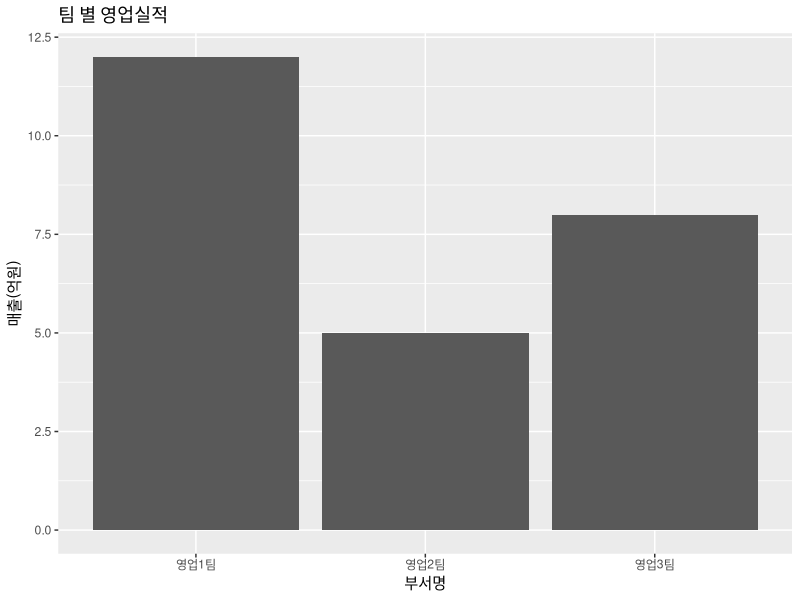
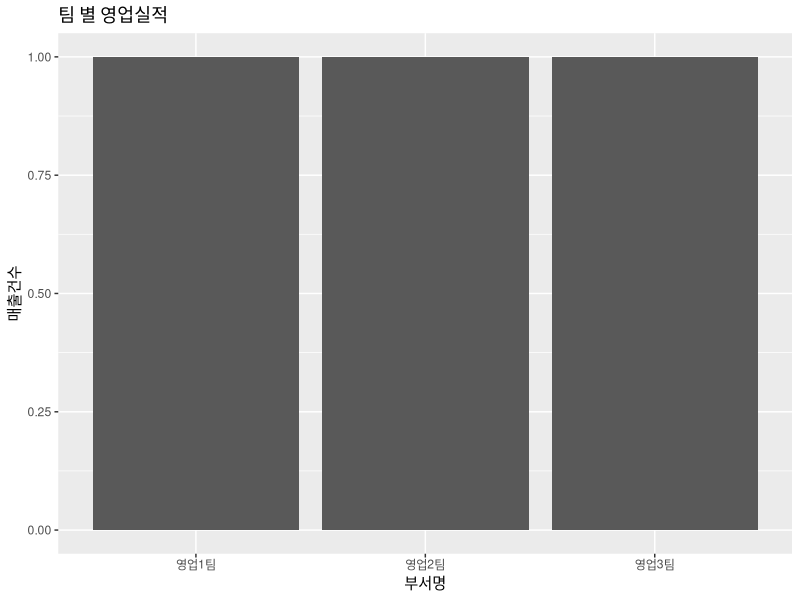
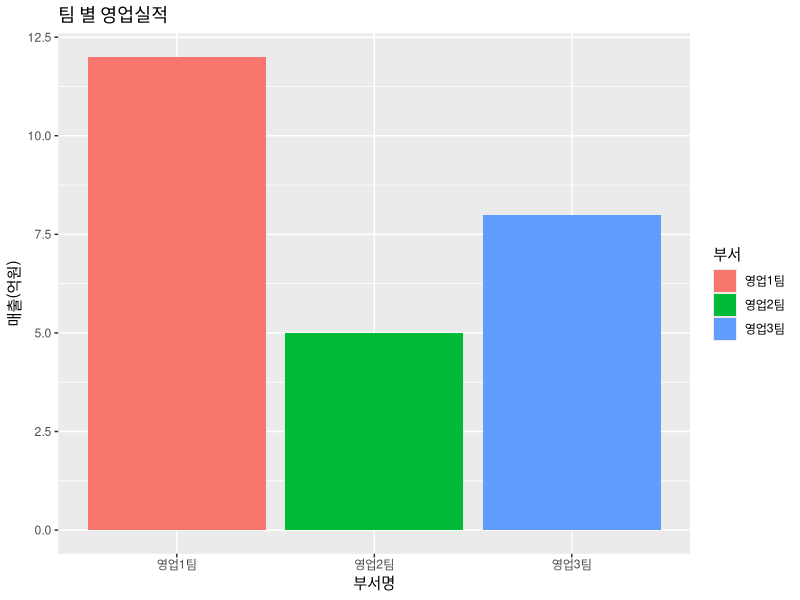
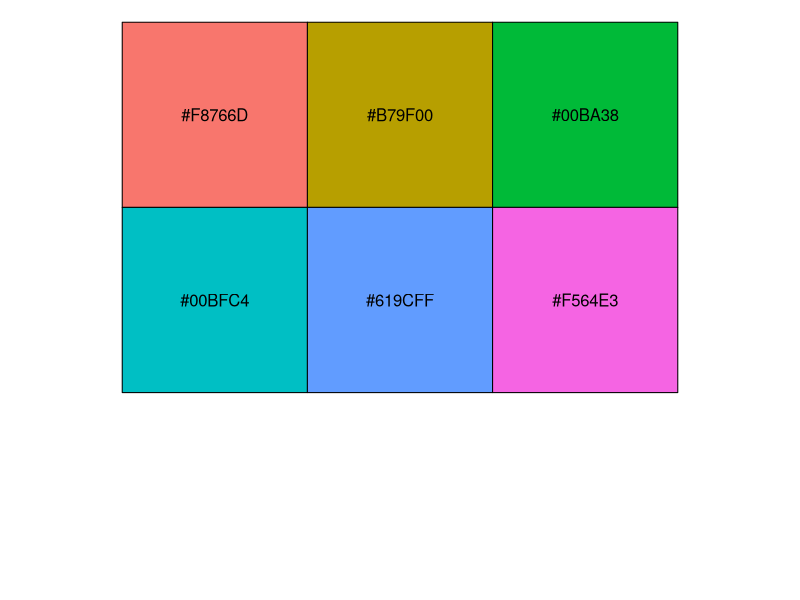
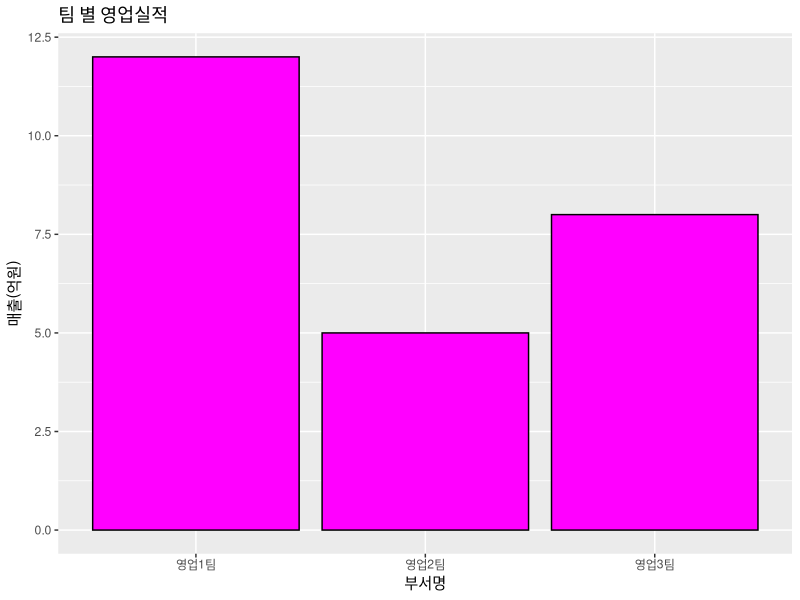
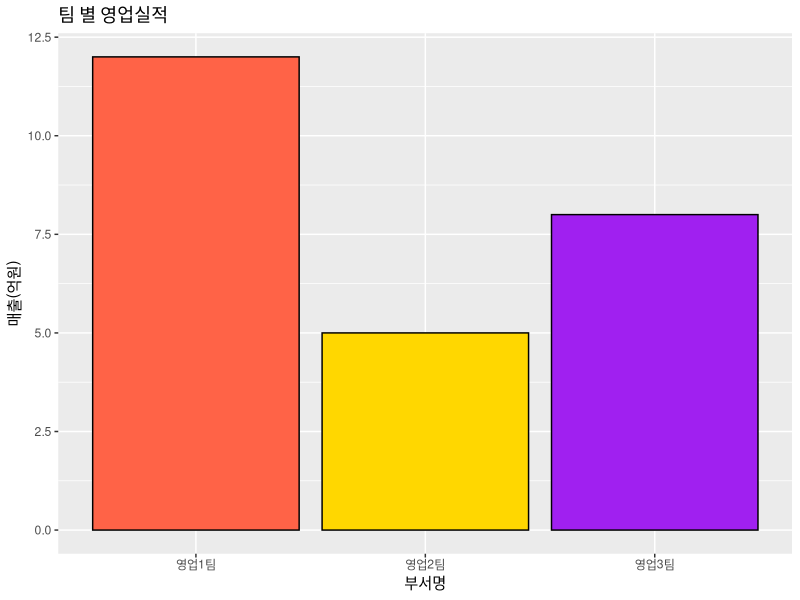
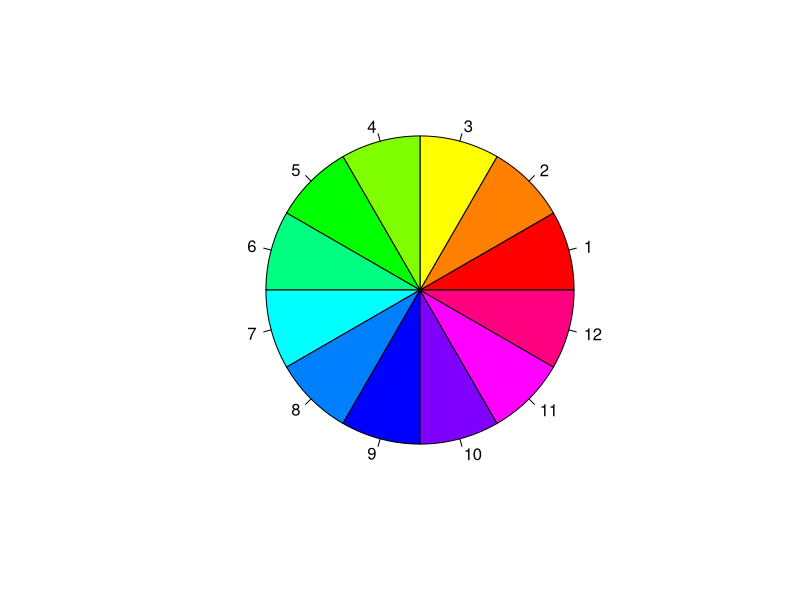
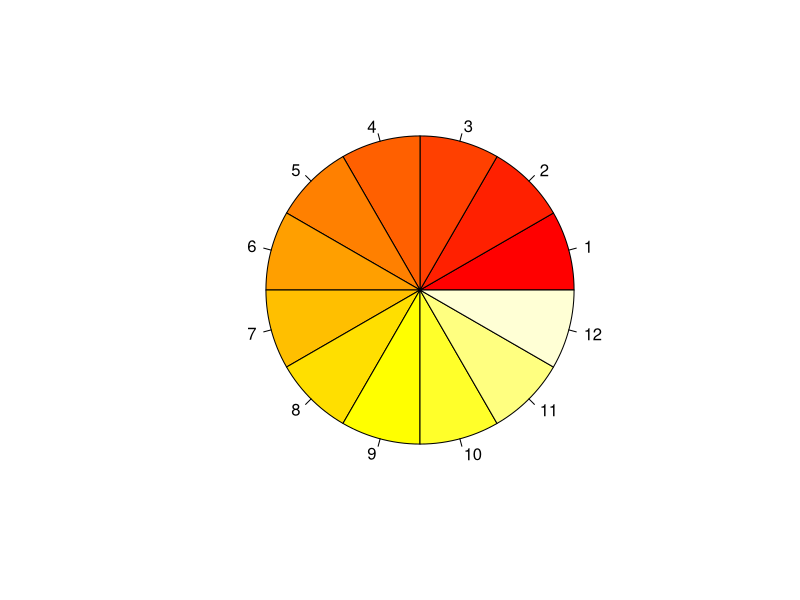

Write R code to recreate these figures, in order.
# 4장 그래프

library(ggplot2)
# 데이터 저장(데이터프레임)
dept = c("영업1팀", "영업2팀", "영업3팀")
sales = c(12, 5, 8)
df1 = data.frame(부서=dept, 매출=sales, 분기="1분기")
df1

# 막대그래프(1. 그래프의 데이터 초기화, 2. 그래프 모양, 3. 제목과 라벨 설정)
ggplot(data = df1, aes(x=부서, y=매출))+
  geom_bar(stat = "identity")+
  labs(title = "팀 별 영업실적", x="부서명", y="매출(억원)")

# 각 부서별 매출건수
ggplot(data = df1, aes(x=부서))+
  geom_bar(stat = "count")+
  labs(title = "팀 별 영업실적", x="부서명", y="매출건수")

# 막대에 자동색 지정
ggplot(data = df1, aes(x=부서, y=매출, fill=부서))+
  geom_bar(stat = "identity")+
  labs(title = "팀 별 영업실적", x="부서명", y="매출(억원)")

# 자동지정되는 색상 확인
install.packages("scales")
library(scales)
hex = hue_pal()(6)
show_col(hex)

library(ggplot2)
# 막대에 동일한 채우기 및 테두리선 색상 지정
ggplot(data = df1, aes(x=부서, y=매출))+
  geom_bar(stat = "identity", fill="magenta", color="black")+
  labs(title = "팀 별 영업실적", x="부서명", y="매출(억원)")

# 막대마다 사용자가 지정한 색상으로 변경
ggplot(data = df1, aes(x=부서, y=매출))+
  geom_bar(stat = "identity", fill=c("tomato", "gold", "purple"), color="black")+
  labs(title = "팀 별 영업실적", x="부서명", y="매출(억원)")

# gdRdriver, RcolorBrewer 색상팔레트를 제공하는 두가지 패키지

# 1. gdRdriver 패키지의 팔레트
x = rep(1, 12)
pie(x, labels = seq(1,12), col=rainbow(12))
pie(x, labels = seq(1,12), col=heat.colors(12))
pie(x, labels = seq(1,12), col=terrain.colors(12))
pie(x, labels = seq(1,12), col=topo.colors(12))
pie(x, labels = seq(1,12), col=cm.colors(12))

# 2. RcolorBrewer 패키지의 팔레트
install.packages("RColorBrewer")
library(RColorBrewer)
display.brewer.all()

# 1분기, 2분기의 막대그래프

# 2분기데이터를 데이터프레임에 저장
dept = c("영업1팀", "영업2팀", "영업3팀")
sales = c(10, 8, 5)
df2 = data.frame(부서=dept, 매출=sales, 분기="2분기")


# 1분기와 2분기 데이터를 행으로 연결해서 하나의 데이터프레임에 저장
df = rbind(df1, df2)
df

# 부서별 분기별 막대그래프
library(ggplot2)
ggplot(df, aes(x=부서, y=매출, fill=분기))+
  geom_bar(stat = "identity")

# 부서별 분기별 막대그래프 작성
# <조건1> 3분기 실적을 추가, <조건2> gdRdriver 패키지의 팔레트에 있는 색상을 막대에 설정, 
# <조건3> 그래프 제목: 부서별분기별 영업실적, x축제목: 부서명, y축제목: 영업매출(억원)
dept = c("영업1팀", "영업2팀", "영업3팀")
sales = c(8, 7, 6)
df3 = data.frame(부서=dept, 매출=sales, 분기="3분기")
df = rbind(df, df3)
df

ggplot(data = df, aes(x=부서, y=매출, fill=분기))+
  geom_bar(stat = "identity", fill=cm.colors(9), color="black")+
  labs(title = "부서별분기별 영업실적", x="부서명", y="영업매출(억원)")

# 분기별로 사용자 지정색 설정
ggplot(data = df, aes(x=부서, y=매출, fill=분기))+
  geom_bar(stat = "identity")+
  scale_fill_manual(values = c("red", "pink", "purple"))+
  labs(title = "부서별분기별 영업실적", x="부서명", y="영업매출(억원)")

ggplot(data = df, aes(x=부서, y=매출, fill=분기))+
  geom_bar(stat = "identity")+
  scale_fill_manual(values = cm.colors(3))+
  labs(title = "부서별분기별 영업실적", x="부서명", y="영업매출(억원)")

# 묶은세로 막대그래프
ggplot(data = df, aes(x=부서, y=매출, fill=분기))+
  geom_bar(stat = "identity", position = "dodge")+
  scale_fill_manual(values = cm.colors(3))+
  labs(title = "부서별분기별 영업실적", x="부서명", y="영업매출(억원)")

# 바로 직전에 실행된 그래프를 사진 파일로 저장
ggsave("c:/Temp/graph1.png", width = 10, height = 13, units = "cm")


#==========================================
# 선그래프: 시간에 따라 데이터의 추이를 살필때 사용

# 영업1팀의 6개월간 데이터를 데이터프레임에 저장
month=c(1, 2, 3, 4, 5, 6)
sales=c(3, 3, 5, 5, 7, 4)
df1 = data.frame(부서="영업1팀", 월=month, 매출=sales)

# 영업2팀의 6개월간 데이터를 데이터프레임에 저장
sales=c(2, 2, 4, 8, 9, 6)
df2 = data.frame(부서="영업2팀", 월=month, 매출=sales)

# 행으로 df1과 df2를 연결
df = rbind(df1, df2)
df

# 선형그래프 그리기
# 영업1팀 데이터만 사용해서
ggplot(data = df1, aes(x=월, y=매출, group = 부서))+
  geom_line()+
  labs(title = "월별매출")

# 영업2팀 데이터만 사용해서
ggplot(data = df2, aes(x=월, y=매출, group = 부서))+
  geom_line(color="green", size=2)+
  geom_point(color="red", size=3)+
  labs(title = "월별매출")
  
# 영업1팀, 2팀의 데이터를 사용
ggplot(data = df, aes(x=월, y=매출, group = 부서, color=부서))+
  geom_line(size=2)+
  geom_point(size=3)+
  labs(title = "월별매출")
  
ggplot(data = df, aes(x=월, y=매출, group = 부서))+
  geom_line(color=cm.colors(12), size=2)+
  geom_point(color=cm.colors(12), size=3)+
  labs(title = "월별매출")


#================================================
# 산포도: 점으로 데이터의 변화를 확인

ggplot(data = women, aes(x=height, y=weight))+
  geom_point()+
  labs(title = "미국30-39세 여성의 키와 몸무게의 상관관계", x="키(inch)", y="체중(pound)")

# 점의 모양, 색상, 크기 설정
ggplot(data = women, aes(x=height, y=weight))+
  geom_point(shape = 23, color="tomato", size=2)+
  labs(title = "미국30-39세 여성의 키와 몸무게의 상관관계", x="키(inch)", y="체중(pound)")












